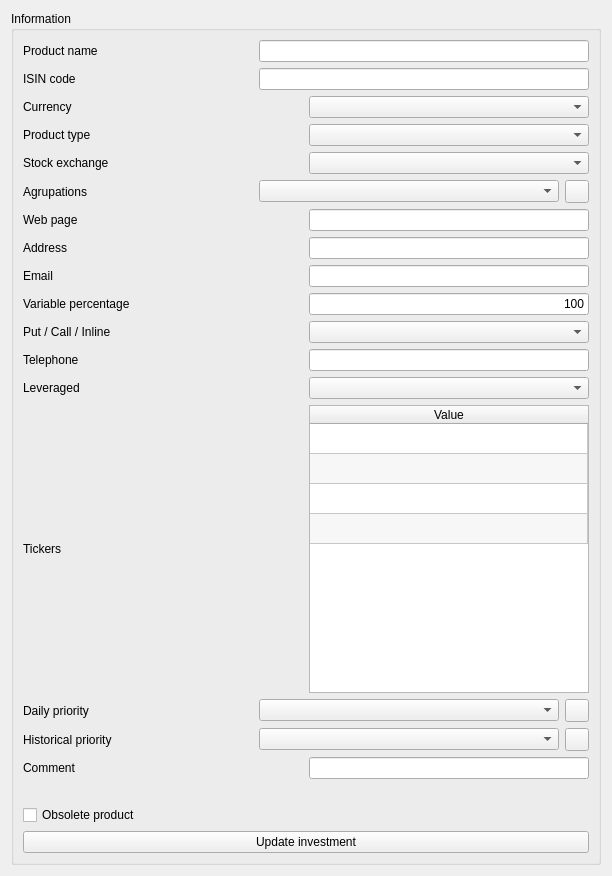
             <widget class="QWidget" name="scrollAreaWidgetContents">
              <property name="geometry">
               <rect>
                <x>0</x>
                <y>0</y>
                <width>598</width>
                <height>876</height>
               </rect>
              </property>
              <layout class="QHBoxLayout" name="horizontalLayout_31">
               <item>
                <widget class="QGroupBox" name="grpInformation">
                 <property name="title">
                  <string>Information</string>
                 </property>
                 <layout class="QHBoxLayout" name="horizontalLayout_26">
                  <item>
                   <layout class="QVBoxLayout" name="verticalLayout_2">
                    <item>
                     <layout class="QHBoxLayout" name="horizontalLayout_10">
                      <item>
                       <widget class="QLabel" name="label">
                        <property name="sizePolicy">
                         <sizepolicy hsizetype="Fixed" vsizetype="Preferred">
                          <horstretch>0</horstretch>
                          <verstretch>0</verstretch>
                         </sizepolicy>
                        </property>
                        <property name="minimumSize">
                         <size>
                          <width>230</width>
                          <height>0</height>
                         </size>
                        </property>
                        <property name="text">
                         <string>Product name</string>
                        </property>
                       </widget>
                      </item>
                      <item>
                       <widget class="QLineEdit" name="txtName">
                        <property name="sizePolicy">
                         <sizepolicy hsizetype="Minimum" vsizetype="Fixed">
                          <horstretch>0</horstretch>
                          <verstretch>0</verstretch>
                         </sizepolicy>
                        </property>
                        <property name="minimumSize">
                         <size>
                          <width>330</width>
                          <height>0</height>
                         </size>
                        </property>
                        <property name="alignment">
                         <set>Qt::AlignRight|Qt::AlignTrailing|Qt::AlignVCenter</set>
                        </property>
                       </widget>
                      </item>
                     </layout>
                    </item>
                    <item>
                     <layout class="QHBoxLayout" name="horizontalLayout_21">
                      <item>
                       <widget class="QLabel" name="label_10">
                        <property name="sizePolicy">
                         <sizepolicy hsizetype="Fixed" vsizetype="Preferred">
                          <horstretch>0</horstretch>
                          <verstretch>0</verstretch>
                         </sizepolicy>
                        </property>
                        <property name="minimumSize">
                         <size>
                          <width>230</width>
                          <height>0</height>
                         </size>
                        </property>
                        <property name="text">
                         <string>ISIN code</string>
                        </property>
                       </widget>
                      </item>
                      <item>
                       <widget class="QLineEdit" name="txtISIN">
                        <property name="sizePolicy">
                         <sizepolicy hsizetype="Minimum" vsizetype="Fixed">
                          <horstretch>0</horstretch>
                          <verstretch>0</verstretch>
                         </sizepolicy>
                        </property>
                        <property name="minimumSize">
                         <size>
                          <width>230</width>
                          <height>0</height>
                         </size>
                        </property>
                        <property name="alignment">
                         <set>Qt::AlignRight|Qt::AlignTrailing|Qt::AlignVCenter</set>
                        </property>
                       </widget>
                      </item>
                     </layout>
                    </item>
                    <item>
                     <layout class="QHBoxLayout" name="horizontalLayout_15">
                      <item>
                       <widget class="QLabel" name="label_9">
                        <property name="text">
                         <string>Currency</string>
                        </property>
                       </widget>
                      </item>
                      <item>
                       <widget class="QComboBox" name="cmbCurrency"/>
                      </item>
                     </layout>
                    </item>
                    <item>
                     <layout class="QHBoxLayout" name="horizontalLayout_23">
                      <item>
                       <widget class="QLabel" name="label_12">
                        <property name="text">
                         <string>Product type</string>
                        </property>
                       </widget>
                      </item>
                      <item>
                       <widget class="QComboBox" name="cmbTipo"/>
                      </item>
                     </layout>
                    </item>
                    <item>
                     <layout class="QHBoxLayout" name="horizontalLayout_30">
                      <item>
                       <widget class="QLabel" name="label_16">
                        <property name="text">
                         <string>Stock exchange</string>
                        </property>
                       </widget>
                      </item>
                      <item>
                       <widget class="QComboBox" name="cmbBolsa"/>
                      </item>
                     </layout>
                    </item>
                    <item>
                     <layout class="QHBoxLayout" name="horizontalLayout_24">
                      <item>
                       <widget class="QLabel" name="label_13">
                        <property name="sizePolicy">
                         <sizepolicy hsizetype="Fixed" vsizetype="Preferred">
                          <horstretch>0</horstretch>
                          <verstretch>0</verstretch>
                         </sizepolicy>
                        </property>
                        <property name="minimumSize">
                         <size>
                          <width>230</width>
                          <height>0</height>
                         </size>
                        </property>
                        <property name="text">
                         <string>Agrupations</string>
                        </property>
                       </widget>
                      </item>
                      <item>
                       <widget class="QComboBox" name="cmbAgrupations"/>
                      </item>
                      <item>
                       <widget class="QToolButton" name="cmdAgrupations">
                        <property name="icon">
                         <iconset resource="../images/xulpymoney.qrc">
                          <normaloff>:/xulpymoney/search.png</normaloff>:/xulpymoney/search.png</iconset>
                        </property>
                       </widget>
                      </item>
                     </layout>
                    </item>
                    <item>
                     <layout class="QHBoxLayout" name="horizontalLayout_14">
                      <item>
                       <widget class="QLabel" name="label_3">
                        <property name="text">
                         <string>Web page</string>
                        </property>
                       </widget>
                      </item>
                      <item>
                       <widget class="QLineEdit" name="txtWeb">
                        <property name="sizePolicy">
                         <sizepolicy hsizetype="Minimum" vsizetype="Fixed">
                          <horstretch>0</horstretch>
                          <verstretch>0</verstretch>
                         </sizepolicy>
                        </property>
                        <property name="minimumSize">
                         <size>
                          <width>230</width>
                          <height>0</height>
                         </size>
                        </property>
                        <property name="alignment">
                         <set>Qt::AlignRight|Qt::AlignTrailing|Qt::AlignVCenter</set>
                        </property>
                       </widget>
                      </item>
                     </layout>
                    </item>
                    <item>
                     <layout class="QHBoxLayout" name="horizontalLayout_17">
                      <item>
                       <widget class="QLabel" name="label_4">
                        <property name="text">
                         <string>Address</string>
                        </property>
                       </widget>
                      </item>
                      <item>
                       <widget class="QLineEdit" name="txtAddress">
                        <property name="sizePolicy">
                         <sizepolicy hsizetype="Minimum" vsizetype="Fixed">
                          <horstretch>0</horstretch>
                          <verstretch>0</verstretch>
                         </sizepolicy>
                        </property>
                        <property name="minimumSize">
                         <size>
                          <width>230</width>
                          <height>0</height>
                         </size>
                        </property>
                        <property name="alignment">
                         <set>Qt::AlignRight|Qt::AlignTrailing|Qt::AlignVCenter</set>
                        </property>
                       </widget>
                      </item>
                     </layout>
                    </item>
                    <item>
                     <layout class="QHBoxLayout" name="horizontalLayout_27">
                      <item>
                       <widget class="QLabel" name="lblMail">
                        <property name="text">
                         <string>Email</string>
                        </property>
                       </widget>
                      </item>
                      <item>
                       <widget class="QLineEdit" name="txtMail">
                        <property name="sizePolicy">
                         <sizepolicy hsizetype="Minimum" vsizetype="Fixed">
                          <horstretch>0</horstretch>
                          <verstretch>0</verstretch>
                         </sizepolicy>
                        </property>
                        <property name="minimumSize">
                         <size>
                          <width>230</width>
                          <height>0</height>
                         </size>
                        </property>
                        <property name="alignment">
                         <set>Qt::AlignRight|Qt::AlignTrailing|Qt::AlignVCenter</set>
                        </property>
                       </widget>
                      </item>
                     </layout>
                    </item>
                    <item>
                     <layout class="QHBoxLayout" name="horizontalLayout_28">
                      <item>
                       <widget class="QLabel" name="label_14">
                        <property name="text">
                         <string>Variable percentage</string>
                        </property>
                       </widget>
                      </item>
                      <item>
                       <widget class="QLineEdit" name="txtTPC">
                        <property name="sizePolicy">
                         <sizepolicy hsizetype="Minimum" vsizetype="Fixed">
                          <horstretch>0</horstretch>
                          <verstretch>0</verstretch>
                         </sizepolicy>
                        </property>
                        <property name="minimumSize">
                         <size>
                          <width>230</width>
                          <height>0</height>
                         </size>
                        </property>
                        <property name="text">
                         <string>100</string>
                        </property>
                        <property name="alignment">
                         <set>Qt::AlignRight|Qt::AlignTrailing|Qt::AlignVCenter</set>
                        </property>
                       </widget>
                      </item>
                     </layout>
                    </item>
                    <item>
                     <layout class="QHBoxLayout" name="horizontalLayout_38">
                      <item>
                       <widget class="QLabel" name="label_22">
                        <property name="text">
                         <string>Put / Call / Inline</string>
                        </property>
                       </widget>
                      </item>
                      <item>
                       <widget class="QComboBox" name="cmbPCI"/>
                      </item>
                     </layout>
                    </item>
                    <item>
                     <layout class="QHBoxLayout" name="horizontalLayout_18">
                      <item>
                       <widget class="QLabel" name="label_5">
                        <property name="text">
                         <string>Telephone</string>
                        </property>
                       </widget>
                      </item>
                      <item>
                       <widget class="QLineEdit" name="txtPhone">
                        <property name="sizePolicy">
                         <sizepolicy hsizetype="Minimum" vsizetype="Fixed">
                          <horstretch>0</horstretch>
                          <verstretch>0</verstretch>
                         </sizepolicy>
                        </property>
                        <property name="minimumSize">
                         <size>
                          <width>230</width>
                          <height>0</height>
                         </size>
                        </property>
                        <property name="alignment">
                         <set>Qt::AlignRight|Qt::AlignTrailing|Qt::AlignVCenter</set>
                        </property>
                       </widget>
                      </item>
                     </layout>
                    </item>
                    <item>
                     <layout class="QHBoxLayout" name="horizontalLayout_29">
                      <item>
                       <widget class="QLabel" name="label_15">
                        <property name="text">
                         <string>Leveraged</string>
                        </property>
                       </widget>
                      </item>
                      <item>
                       <widget class="QComboBox" name="cmbApalancado"/>
                      </item>
                     </layout>
                    </item>
                    <item>
                     <layout class="QHBoxLayout" name="horizontalLayout_42">
                      <item>
                       <widget class="QLabel" name="label_11">
                        <property name="minimumSize">
                         <size>
                          <width>280</width>
                          <height>0</height>
                         </size>
                        </property>
                        <property name="text">
                         <string>Tickers</string>
                        </property>
                       </widget>
                      </item>
                      <item>
                       <widget class="QTableWidget" name="tblTickers">
                        <property name="minimumSize">
                         <size>
                          <width>230</width>
                          <height>0</height>
                         </size>
                        </property>
                        <property name="alternatingRowColors">
                         <bool>true</bool>
                        </property>
                        <property name="selectionMode">
                         <enum>QAbstractItemView::SingleSelection</enum>
                        </property>
                        <attribute name="horizontalHeaderStretchLastSection">
                         <bool>true</bool>
                        </attribute>
                        <attribute name="verticalHeaderVisible">
                         <bool>false</bool>
                        </attribute>
                        <row>
                         <property name="text">
                          <string>Yahoo</string>
                         </property>
                        </row>
                        <row>
                         <property name="text">
                          <string>Morningstar</string>
                         </property>
                        </row>
                        <row>
                         <property name="text">
                          <string>Google</string>
                         </property>
                        </row>
                        <row>
                         <property name="text">
                          <string>QueFondos</string>
                         </property>
                        </row>
                        <column>
                         <property name="text">
                          <string>Value</string>
                         </property>
                        </column>
                       </widget>
                      </item>
                     </layout>
                    </item>
                    <item>
                     <layout class="QHBoxLayout" name="horizontalLayout_32">
                      <item>
                       <widget class="QLabel" name="label_17">
                        <property name="sizePolicy">
                         <sizepolicy hsizetype="Fixed" vsizetype="Preferred">
                          <horstretch>0</horstretch>
                          <verstretch>0</verstretch>
                         </sizepolicy>
                        </property>
                        <property name="minimumSize">
                         <size>
                          <width>230</width>
                          <height>0</height>
                         </size>
                        </property>
                        <property name="text">
                         <string>Daily priority</string>
                        </property>
                       </widget>
                      </item>
                      <item>
                       <widget class="QComboBox" name="cmbPriority"/>
                      </item>
                      <item>
                       <widget class="QToolButton" name="cmdPriority">
                        <property name="icon">
                         <iconset resource="../images/xulpymoney.qrc">
                          <normaloff>:/xulpymoney/search.png</normaloff>:/xulpymoney/search.png</iconset>
                        </property>
                       </widget>
                      </item>
                     </layout>
                    </item>
                    <item>
                     <layout class="QHBoxLayout" name="horizontalLayout_34">
                      <item>
                       <widget class="QLabel" name="label_19">
                        <property name="sizePolicy">
                         <sizepolicy hsizetype="Fixed" vsizetype="Preferred">
                          <horstretch>0</horstretch>
                          <verstretch>0</verstretch>
                         </sizepolicy>
                        </property>
                        <property name="minimumSize">
                         <size>
                          <width>230</width>
                          <height>0</height>
                         </size>
                        </property>
                        <property name="text">
                         <string>Historical priority</string>
                        </property>
                       </widget>
                      </item>
                      <item>
                       <widget class="QComboBox" name="cmbPriorityHistorical"/>
                      </item>
                      <item>
                       <widget class="QToolButton" name="cmdPriorityHistorical">
                        <property name="icon">
                         <iconset resource="../images/xulpymoney.qrc">
                          <normaloff>:/xulpymoney/search.png</normaloff>:/xulpymoney/search.png</iconset>
                        </property>
                       </widget>
                      </item>
                     </layout>
                    </item>
                    <item>
                     <layout class="QHBoxLayout" name="horizontalLayout_36">
                      <item>
                       <widget class="QLabel" name="label_21">
                        <property name="text">
                         <string>Comment</string>
                        </property>
                       </widget>
                      </item>
                      <item>
                       <widget class="QLineEdit" name="txtComentario">
                        <property name="sizePolicy">
                         <sizepolicy hsizetype="Minimum" vsizetype="Fixed">
                          <horstretch>0</horstretch>
                          <verstretch>0</verstretch>
                         </sizepolicy>
                        </property>
                        <property name="minimumSize">
                         <size>
                          <width>230</width>
                          <height>0</height>
                         </size>
                        </property>
                        <property name="alignment">
                         <set>Qt::AlignRight|Qt::AlignTrailing|Qt::AlignVCenter</set>
                        </property>
                       </widget>
                      </item>
                     </layout>
                    </item>
                    <item>
                     <widget class="QLabel" name="lblAutoupdate">
                      <property name="font">
                       <font>
                        <weight>75</weight>
                        <bold>true</bold>
                       </font>
                      </property>
                      <property name="text">
                       <string/>
                      </property>
                     </widget>
                    </item>
                    <item>
                     <layout class="QHBoxLayout" name="horizontalLayout_33">
                      <item>
                       <widget class="QCheckBox" name="chkObsolete">
                        <property name="text">
                         <string>Obsolete product</string>
                        </property>
                       </widget>
                      </item>
                     </layout>
                    </item>
                    <item>
                     <widget class="QPushButton" name="cmdSave">
                      <property name="text">
                       <string>Update investment</string>
                      </property>
                      <property name="icon">
                       <iconset resource="../images/xulpymoney.qrc">
                        <normaloff>:/xulpymoney/save.png</normaloff>:/xulpymoney/save.png</iconset>
                      </property>
                     </widget>
                    </item>
                   </layout>
                  </item>
                 </layout>
                </widget>
               </item>
              </layout>
             </widget>
